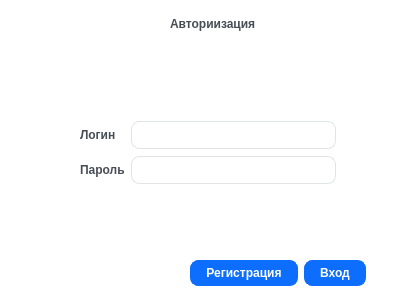
<?xml version="1.0" encoding="UTF-8"?>
<ui version="4.0">
 <class>Dialog</class>
 <widget class="QDialog" name="Dialog">
  <property name="geometry">
   <rect>
    <x>0</x>
    <y>0</y>
    <width>400</width>
    <height>300</height>
   </rect>
  </property>
  <property name="windowTitle">
   <string>Dialog</string>
  </property>
  <property name="styleSheet">
   <string notr="true">QWidget {
  background-color: #fff;
}
QLabel {
  color: #464d55;
  font-weight: 600;
}
QLabel#heading {
  color: #0f1925;
  font-size: 18px;
  margin-bottom: 10px;
}
QLabel#subheading {
  color: #0f1925;
  font-size: 12px;
  font-weight: normal;
  margin-bottom: 10px;
}
QLineEdit {
  border-radius: 8px;
  border: 1px solid #e0e4e7;
  padding: 5px 15px;
}
QLineEdit:focus {
  border: 1px solid #d0e3ff;
}
QLineEdit::placeholder {
  color: #767e89;
}
QPushButton {
  background-color: #0d6efd;
  color: #fff;
  font-weight: 600;
  border-radius: 8px;
  border: 1px solid #0d6efd;
  padding: 5px 15px;
  margin-top: 10px;
  outline: 0px;
}
QPushButton:hover,
QPushButton:focus {
  background-color: #0b5ed7;
  border: 3px solid #9ac3fe;
}
QWidget {
  background-color: #fff;
}
QLabel {
  color: #464d55;
  font-weight: 600;
}
QLabel#heading {
  color: #0f1925;
  font-size: 18px;
  margin-bottom: 10px;
}

QLabel#subheading {
  color: #0f1925;
  font-size: 12px;
  font-weight: normal;
  margin-bottom: 10px;
}
QLineEdit {
  border-radius: 8px;
  border: 1px solid #e0e4e7;
  padding: 5px 15px;
}

QLineEdit:focus {
  border: 1px solid #d0e3ff;
}

QLineEdit::placeholder {
  color: #767e89;
}
QPushButton {
  background-color: #0d6efd;
  color: #fff;
  font-weight: 600;
  border-radius: 8px;
  border: 1px solid #0d6efd;
  padding: 5px 15px;
  margin-top: 10px;
  outline: 0px;
}
QPushButton:hover,
QPushButton:focus {
  background-color: #0b5ed7;
  border: 3px solid #9ac3fe;
}</string>
  </property>
  <widget class="QLabel" name="label">
   <property name="geometry">
    <rect>
     <x>170</x>
     <y>0</y>
     <width>101</width>
     <height>48</height>
    </rect>
   </property>
   <property name="text">
    <string>Авториизация</string>
   </property>
  </widget>
  <widget class="QWidget" name="" native="true">
   <property name="geometry">
    <rect>
     <x>80</x>
     <y>120</y>
     <width>256</width>
     <height>67</height>
    </rect>
   </property>
   <layout class="QGridLayout" name="gridLayout">
    <item row="1" column="1">
     <widget class="QLineEdit" name="password"/>
    </item>
    <item row="0" column="1">
     <widget class="QLineEdit" name="login"/>
    </item>
    <item row="1" column="0">
     <widget class="QLabel" name="label_3">
      <property name="text">
       <string>Пароль</string>
      </property>
     </widget>
    </item>
    <item row="0" column="0">
     <widget class="QLabel" name="label_2">
      <property name="text">
       <string>Логин</string>
      </property>
     </widget>
    </item>
   </layout>
  </widget>
  <widget class="QWidget" name="">
   <property name="geometry">
    <rect>
     <x>190</x>
     <y>250</y>
     <width>176</width>
     <height>37</height>
    </rect>
   </property>
   <layout class="QGridLayout" name="gridLayout_2">
    <item row="0" column="0">
     <widget class="QPushButton" name="reg">
      <property name="styleSheet">
       <string notr="true">QPushButton[greenButton=&quot;true&quot;]
{
greenButtonStyle content;
}

QPushButton[redButton=&quot;true&quot;]
{
redButtonStyle content;
}

and so on
</string>
      </property>
      <property name="text">
       <string>Регистрация</string>
      </property>
     </widget>
    </item>
    <item row="0" column="1">
     <widget class="QPushButton" name="window">
      <property name="text">
       <string>Вход</string>
      </property>
     </widget>
    </item>
   </layout>
  </widget>
 </widget>
 <resources/>
 <connections/>
</ui>
